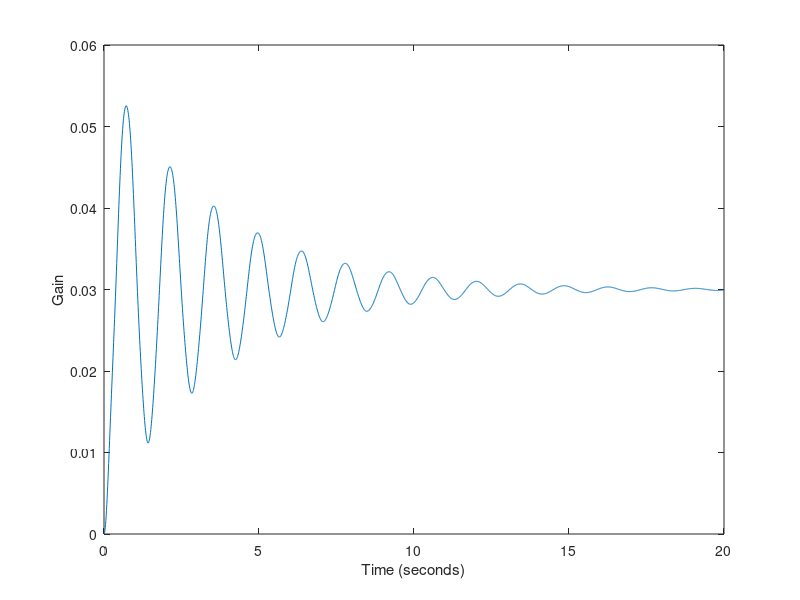
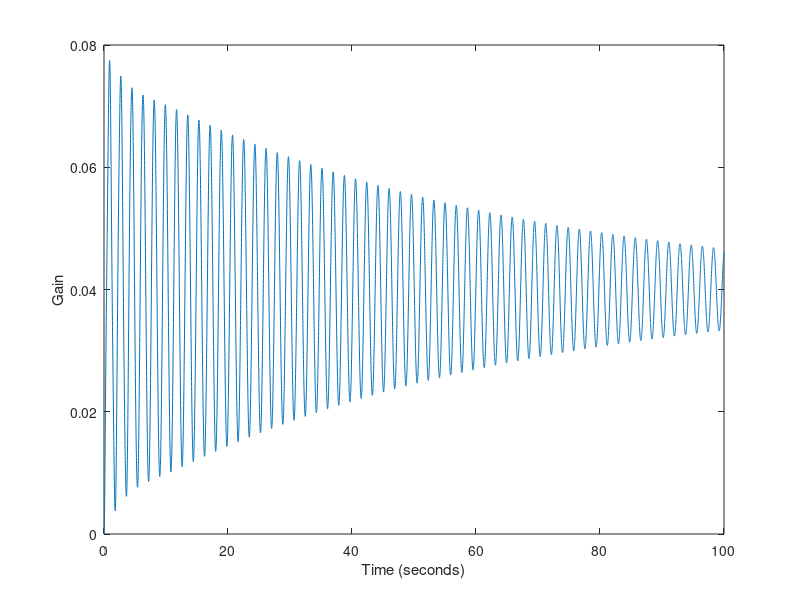
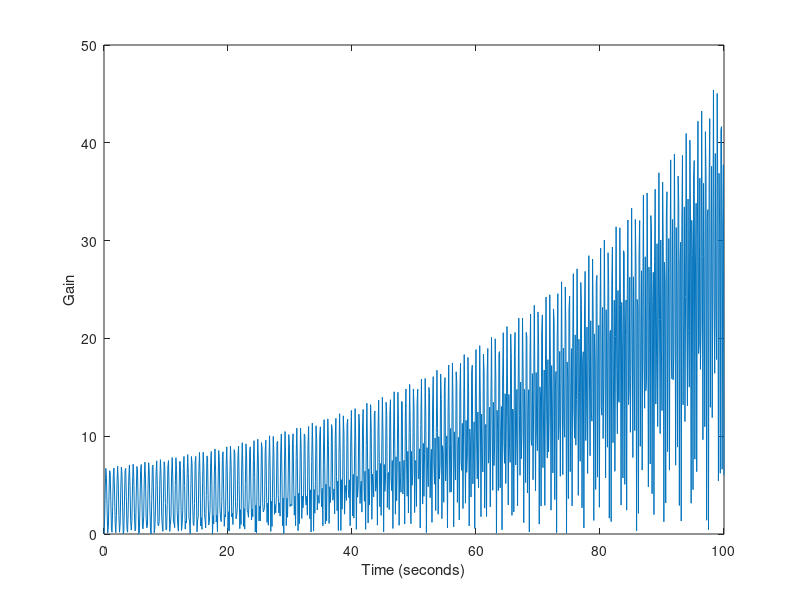

These figures' MATLAB source, in order:
%% Control Systems HW6 Problem 1
K1 = 100;   M1 = 1;   B1 = 2;

A1 =   [0,  0,  0,  1,  0,  0;...
        0,  0,  0,  0,  1,  0;...
        0,  0,  0,  0,  0,  1;...
        -2*K1/M1,   K1/M1,  0,  -2*B1/M1,   0,  B1/M1;...
        K1/M1,  -2*K1/M1,   K1/M1,  0,  0,  0;...
        0,  K1/M1,  -K1/M1, B1/M1, 0,  -B1/M1;];
B1 =   [0;  0;  0;  0;  0;  1/M1];
C1 =   [0,  0,  1,  0,  0,  0];
D1 =   [0];

G1 = ss(A1,B1,C1,D1);
tf(G1)
zpk(G1)

t1 = 0:0.01:20;
y1 = step(G1,t1);
plot(t1, y1);
xlabel('Time (seconds)');
ylabel('Gain');

%% Control Systems HW6 Problem 2

K2 = 100;   M2 = 1;   B2 = 2;

A2 =   [0,  0,  0,  0,  1,  0,  0,  0;  ...
        0,  0,  0,  0,  0,  1,  0,  0;  ...
        0,  0,  0,  0,  0,  0,  1,  0;  ...
        0,  0,  0,  0,  0,  0,  0,  1;  ...
        -2*K2/M2,   K2/M2,  0,  0,  -2*B2/M2, B2/M2,    0,  0;  ...
        K2/M2,  -2*K2/M2,   K2/M2,  0,  B2/M2, -2*B2/M2,    B2/M2,  0;  ...
        0,  K2/M2,  -2*K2/M2,   K2/M2,  0,  B2/M2,  -2*B2/M2,   B2/M2;  ...
        0,  0,  K2/M2,  -K2/M2, 0,  0,  -B2/M2, B2/M2]
B2 =   [0;  0;  0;  0;  0;  0;  0;  1/M2];
C2 =   [0, 0, 0, 1, 0, 0, 0, 0];
D2 =   [0];
G2 = ss(A2,B2,C2,D2);
tf(G2)
zpk(G2)

t2 = 0:0.01:100;
y2 = step(G2,t2);
figure;
plot(t2, abs(y2));
xlabel('Time (seconds)');
ylabel('Gain');

%% Control Systems HW6 Problem 3

K3 = 5; J3 = 2;

A3 =   [0,  0,  0,  1,  0,  0;  ...
        0,  0,  0,  0,  1,  0;  ...
        0,  0,  0,  0,  0,  1;  ...
       -5^4*K3/(J3*5^4),   5^4*K3/(J3*5^4),    0,  0,  0,  0;  ...
        (5^4*K3) /(J3*5^2),  -(K3*5^4 + 5^2*K3)/(J3*5^2),    K3*5^2/(J3*5^2),    0,  0,  0;  ...
        0,  5^2*K3/(J3),    -(5^2*K3 + K3)/(J3),    0,  0,  0];
B3 =   [0;  0;  0;  1/(5^4*J3);  0;  0];
C3 =   [0, 0, 1, 0, 0, 0];
D3 =   [0];
G3 = ss(A3,B3,C3,D3);
tf(G3)
zpk(G3)

%% Control Systems HW6 Problem 4

G4 = tf([132666],[1 393.646 79.8463 39401.9])

t4 = 0:0.1:100;
y4 = step(G4,t4);
figure;
plot(t4, abs(y4));
xlabel('Time (seconds)');
ylabel('Gain');
